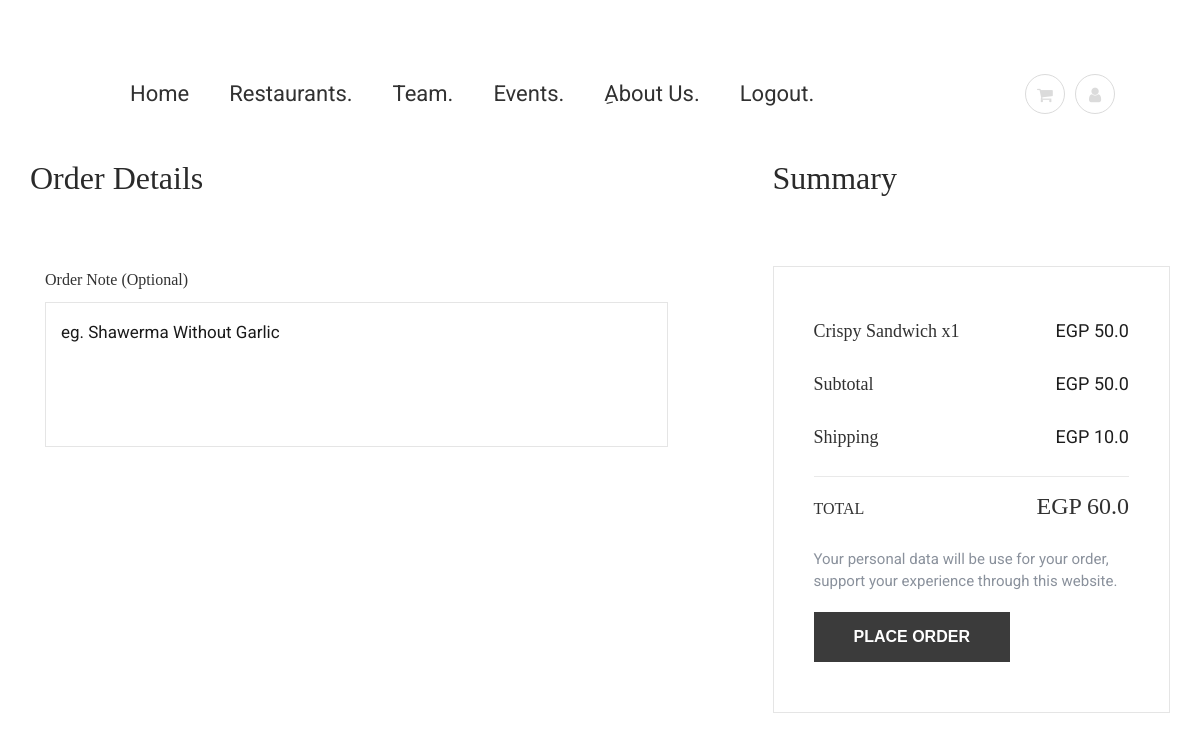
The page /checkout (signed in) on the database as committed earlier.
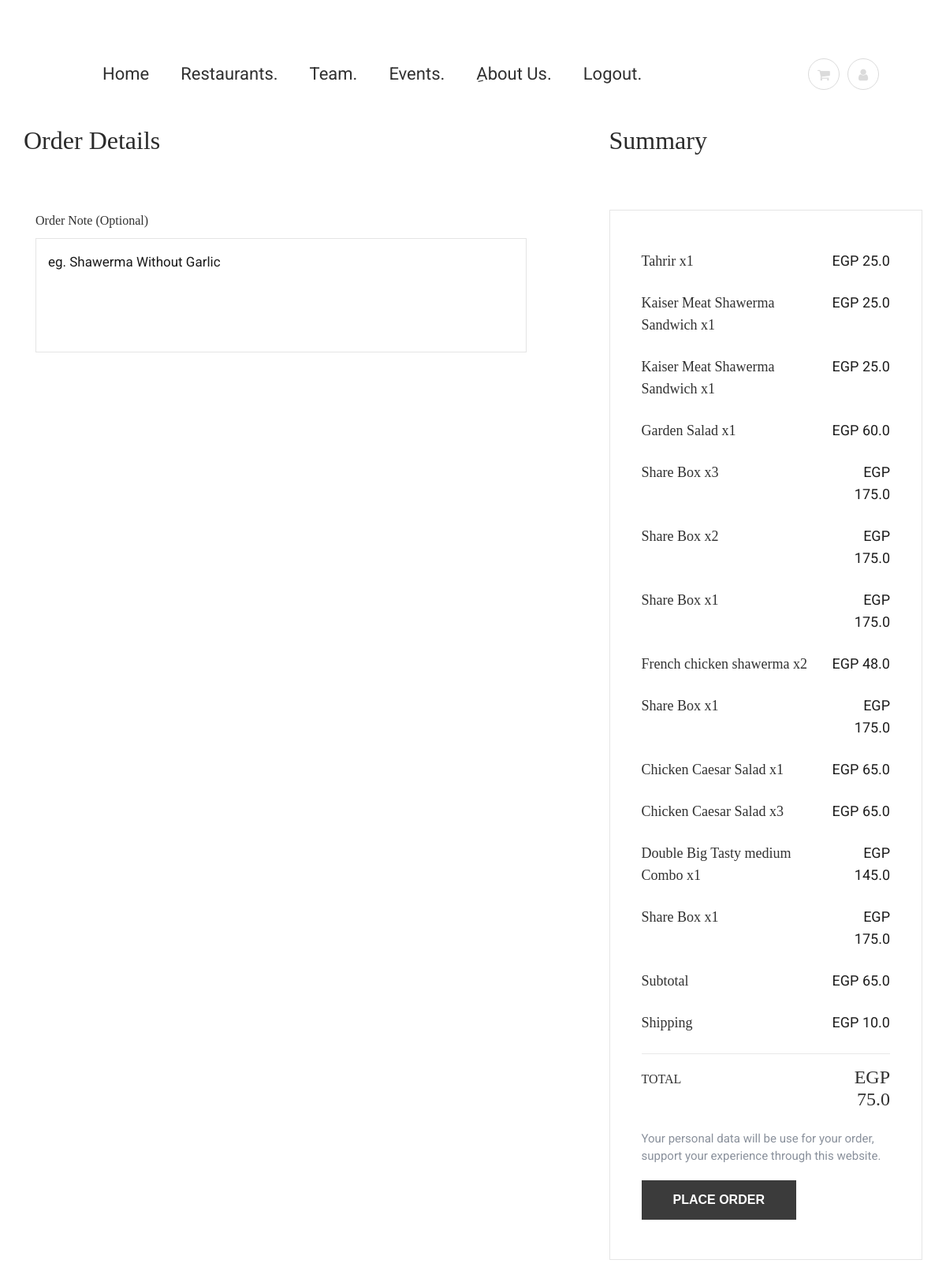
The same page on the database as committed later.
### cart_and_orders/models.py (models this page shows, shortened)
class CartItems(models.Model):
    cart = models.ForeignKey(Cart, on_delete=models.CASCADE,null=True)
    user = models.ForeignKey(settings.AUTH_USER_MODEL,
                             on_delete=models.CASCADE,null=True)
    orderId = models.ForeignKey(
        Order, on_delete=models.CASCADE, null = True, blank=True)
    ordered = models.BooleanField(default=False)
    paid = models.BooleanField(default=False)
    product = models.ForeignKey(Product, on_delete=models.CASCADE,null=True)
    price = models.FloatField(default=0)
    quantity = models.IntegerField(default=1, name='quantity')
    created = models.DateTimeField(auto_now_add=True)
    totalOrderItemPrice = models.PositiveIntegerField(default=0)
    Restaurant = models.ForeignKey(
        Restaurant, on_delete=models.CASCADE, blank=True,null= True)
    order_shift = models.CharField(max_length=50, null=True, name='order_shift',blank = True)
    class Meta:
        verbose_name_plural = "CartItems"

class Cart(models.Model):
    user = models.ForeignKey(settings.AUTH_USER_MODEL,
                             on_delete=models.CASCADE,unique = True)
    total_price = models.FloatField(default=0, validators=[MinValueValidator(0.0)])
    total_after_delivery = models.FloatField(default=0,  validators=[MinValueValidator(0.0),],)
    ordered_date = models.DateTimeField(auto_now_add=True)
    Promo_code_user = models.CharField(max_length = 250, blank = True, null= True)

class Delivery(models.Model):
    city = models.CharField(max_length=50, null=True)
    delivery_fees = models.FloatField(default=0)
    ordered_date = models.DateTimeField(auto_now_add=True)
    active = models.BooleanField(default=True)
    class Meta:
        verbose_name_plural = "DeliveryFees"

### categories_and_products/models.py (models this page shows, shortened)
class Product(models.Model):
    name = models.CharField(max_length=250, blank=True)
    ArabicName = models.CharField(max_length = 250, blank = True, null= True)
    productslug = models.SlugField(unique=True, db_index=True,)
    Restaurant = models.ForeignKey(
        Restaurant, on_delete=models.CASCADE, blank=True,null= True)
    description = models.TextField(blank=True)
    price = models.FloatField(default=0)
    category = models.ForeignKey(Category, on_delete=models.CASCADE,blank=True,null = True,)
    boughtPrice = models.FloatField(blank=True, null=True, default=0)
    offerPercentage = models.FloatField(blank=True, null=True,)
    active = models.BooleanField(default=True)
    Most_Popular = models.BooleanField(default=False)
    New_Products = models.BooleanField(default=False)
    Best_Offer = models.BooleanField(default=False)
    created = models.DateTimeField(auto_now_add=True)
    def discountpercentage(self):
        if self.boughtPrice:
            discountAmount = self.boughtPrice - self.price
            self.offPercentage = (discountAmount/self.oldPrice) * 100
            return (int(self.offPercentage))
        else:
            pass
    offerPercentage = property(discountpercentage)

### cart_and_orders/views.py (the view, shortened to what this page needs)
# urls.py: path('checkout',views.checkout,name="checkout"),
def checkout(request):
    if request.user.is_authenticated:
        cart = Cart.objects.filter(user=request.user)
        form = CommentForm(request.POST)
        delivery = Delivery.objects.filter(city="NU")
        cartItems = CartItems.objects.filter(
            user=request.user,
            ordered=False,
        )
        profile = Profile.objects.filter(email=request.user)
        time_out = Settings.objects.get(id="1")
        now = datetime.now().time()
        end = time_out.end_order
    else:
        messages.error(request, _("Please Login First !"), extra_tags="danger")
        return redirect("Register_Login:login")
    context = {
        "cart": cart,
        "cartItems": cartItems,
        "delivery": delivery,
        "profile": profile,
        "now": now,
        "end": end,
        "time_out": time_out,
    }
    return render(request, "checkout.html", context)

### Register_Login/models.py (called while the page is built)
    def __str__(self):
        return self.email

### cart_and_orders/templates/checkout.html (shortened to what this page needs)
{% extends 'base.html' %}
{% block content %}
<div class="checkout-section pt-90 pb-100">
    <div class="container">
   <br><br>
        <form method ="POST" class="checkout-form">
            <div class="row">
                <div class="col-lg-7">
                    <h2 class="main-title">Order Details</h2>
                    <div class="col-12">
                        <div class="other-note-area">
                            <p>Order Note (Optional)</p>
                            <textarea name = "comment" placeholder="eg. Shawerma Without Garlic" ></textarea>
                        </div>
                    </div>
                </div>
                <div class="col-lg-5">
                    <div class="order-confirm-sheet">
                        <h2 class="main-title">Summary</h2>
                        <div class="order-review">
                            <table class="product-review">
                                <tbody>
                                    {% for cartItems in cartItems %}
                                    <tr>
                                        <th>
                                            <span>{{cartItems.product.name}} x{{cartItems.quantity}}</span>
                                        </th>
                                        <td><span>EGP {{cartItems.price}}</span></td>
                                    </tr>
                                    {% endfor %}
                                    {% for cart in cart %}
                                    <tr>
                                        <th>
                                            <span>Subtotal</span>
                                        </th>
                                        <td><span>EGP {{cart.total_price}}</span></td>
                                    </tr>
                                    {% endfor %}
                                    {% for delivery in delivery %}
                                    <tr>
                                        <th>
                                            <span>Shipping</span>
                                        </th>
                                        <td><span>EGP {{delivery.delivery_fees}}</span></td>
                                    </tr>
                                    {% endfor %}
                                </tbody>
                                <tfoot>
                                    {% for cart in cart %}
                                    <tr>
                                        <th><span>Total</span></th>
                                        <td><span>EGP {{cart.total_after_delivery}}</span></td>
                                    </tr>
                                    {% endfor %}
                                </tfoot>
                            </table>
                            <p class="policy-text">Your personal data will be use for your order, support your experience through this website.</p>
                            {% if now < time_out.end_order  %}
                                {% if now > time_out.start_order %}
                                <div>
                                    <button class="dark-button-one">Place Order</button>
                                </div>
                            {% else %}
                            <h5>Time is Out !<h5>
                            {% endif %}
                            {% else %}
                            <h5>Time is Out !<h5>
                            {% endif %}
                        </div>
                    </div>
                </div>
            </div>
        </form>
    </div>
</div>
{% endblock content %}

Rows that differ between the two databases and show on the page:
removed CartItems: product.name "Crispy Sandwich", quantity "1", price "50.0"
added CartItems: product.name "Tahrir", quantity "1", price "25.0"
added CartItems: product.name "Kaiser Meat Shawerma Sandwich", quantity "1", price "25.0"
added CartItems: product.name "Kaiser Meat Shawerma Sandwich", quantity "1", price "25.0"
added CartItems: product.name "Garden Salad", quantity "1", price "60.0"
added CartItems: product.name "Share Box", quantity "3", price "175.0"
added CartItems: product.name "Share Box", quantity "2", price "175.0"
added CartItems: product.name "Share Box", quantity "1", price "175.0"
added CartItems: product.name "French chicken shawerma", quantity "2", price "48.0"
added CartItems: product.name "Share Box", quantity "1", price "175.0"
added CartItems: product.name "Chicken Caesar Salad", quantity "1", price "65.0"
added CartItems: product.name "Chicken Caesar Salad", quantity "3", price "65.0"
added CartItems: product.name "Double Big Tasty medium Combo", quantity "1", price "145.0"
added CartItems: product.name "Share Box", quantity "1", price "175.0"
changed Cart: total_price "50.0" → "65.0"; total_after_delivery "60.0" → "75.0"
